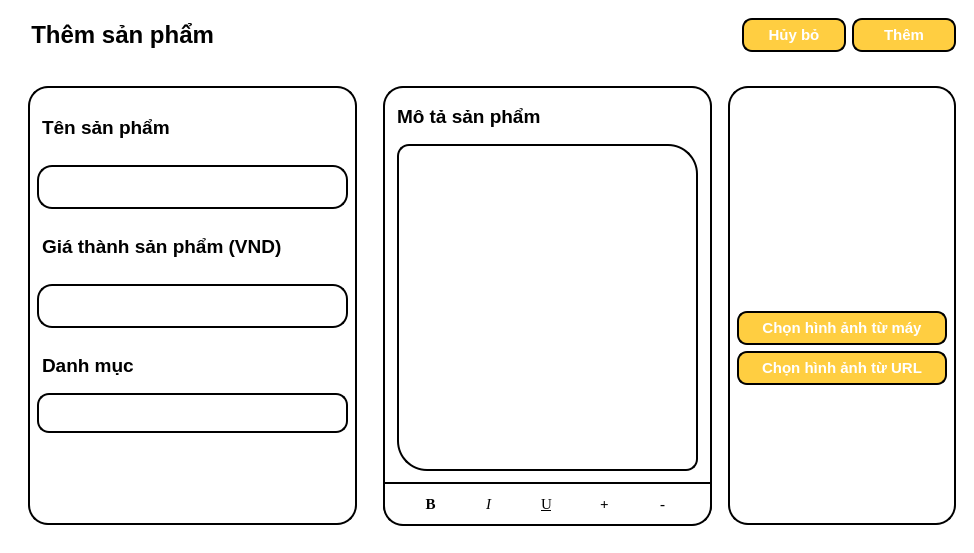
<?xml version="1.0" encoding="UTF-8"?>
<ui version="4.0">
 <class>MainWindow</class>
 <widget class="QMainWindow" name="MainWindow">
  <property name="geometry">
   <rect>
    <x>0</x>
    <y>0</y>
    <width>974</width>
    <height>553</height>
   </rect>
  </property>
  <property name="windowTitle">
   <string>MainWindow</string>
  </property>
  <property name="styleSheet">
   <string notr="true">background-color: white;
color: black;</string>
  </property>
  <widget class="QWidget" name="centralwidget">
   <layout class="QVBoxLayout" name="verticalLayout">
    <item>
     <widget class="QWidget" name="widget" native="true">
      <property name="styleSheet">
       <string notr="true">max-height: 60px;</string>
      </property>
      <layout class="QHBoxLayout" name="horizontalLayout_2">
       <item>
        <widget class="QLabel" name="l_title">
         <property name="font">
          <font>
           <family>Segoe UI</family>
           <pointsize>18</pointsize>
           <bold>true</bold>
          </font>
         </property>
         <property name="text">
          <string>  Thêm sản phẩm</string>
         </property>
        </widget>
       </item>
       <item>
        <widget class="QPushButton" name="cancel">
         <property name="font">
          <font>
           <family>Segoe UI</family>
           <pointsize>11</pointsize>
           <bold>true</bold>
          </font>
         </property>
         <property name="styleSheet">
          <string notr="true">QPushButton{
	border: 2px solid black;
	height: 30px;
	border-radius: 10px;
	background-color: #FFCE41;
	color: white;
	max-width: 100px;
	min-width: 100px;
}

QPushButton::hover{
	border: 3px solid black;
	height: 30px;
	border-radius: 10px;
	background-color: #FFCE41;
	max-width: 100px;
	min-width: 100px;
}

QPushButton::pressed{
	border: 3px solid black;
	height: 30px;
	border-radius: 10px;
	background-color: rgb(234, 188, 59);
	max-width: 100px;
	min-width: 100px;
}</string>
         </property>
         <property name="text">
          <string>Hủy bỏ</string>
         </property>
        </widget>
       </item>
       <item>
        <widget class="QPushButton" name="add">
         <property name="font">
          <font>
           <family>Segoe UI</family>
           <pointsize>11</pointsize>
           <bold>true</bold>
          </font>
         </property>
         <property name="styleSheet">
          <string notr="true">QPushButton{
	border: 2px solid black;
	height: 30px;
	border-radius: 10px;
	background-color: #FFCE41;
	color: white;
	max-width: 100px;
	min-width: 100px;
}

QPushButton::hover{
	border: 3px solid black;
	height: 30px;
	border-radius: 10px;
	background-color: #FFCE41;
	max-width: 100px;
	min-width: 100px;
}

QPushButton::pressed{
	border: 3px solid black;
	height: 30px;
	border-radius: 10px;
	background-color: rgb(234, 188, 59);
	max-width: 100px;
	min-width: 100px;
}</string>
         </property>
         <property name="text">
          <string>Thêm</string>
         </property>
        </widget>
       </item>
      </layout>
     </widget>
    </item>
    <item>
     <widget class="QWidget" name="widget_2" native="true">
      <layout class="QHBoxLayout" name="horizontalLayout">
       <item>
        <widget class="QWidget" name="widget_5" native="true">
         <property name="styleSheet">
          <string notr="true">QWidget{
	/*max-height: 380px;*/
	background-color: white;
	color: black;
	border-radius: 20px;
	border: 2px solid black;
	margin: 10px;
}</string>
         </property>
         <layout class="QVBoxLayout" name="verticalLayout_4">
          <item>
           <widget class="QWidget" name="widget_3" native="true">
            <property name="styleSheet">
             <string notr="true">background-color: transparent;
border: 0px;
margin: 0px;
padding: 0px;
min-height: 15px;
max-height: 15px;</string>
            </property>
           </widget>
          </item>
          <item>
           <widget class="QLabel" name="name">
            <property name="font">
             <font>
              <family>Segoe UI</family>
              <pointsize>14</pointsize>
              <bold>true</bold>
             </font>
            </property>
            <property name="styleSheet">
             <string notr="true">border: 0px;</string>
            </property>
            <property name="text">
             <string>Tên sản phẩm</string>
            </property>
           </widget>
          </item>
          <item>
           <widget class="QLineEdit" name="line_name">
            <property name="font">
             <font>
              <family>Segoe UI</family>
              <pointsize>12</pointsize>
             </font>
            </property>
            <property name="styleSheet">
             <string notr="true">padding: 5px;
border: 2px solid black;
border-radius: 15px;
height: 30px;
margin: 10px;</string>
            </property>
           </widget>
          </item>
          <item>
           <widget class="QLabel" name="price">
            <property name="font">
             <font>
              <family>Segoe UI</family>
              <pointsize>14</pointsize>
              <bold>true</bold>
             </font>
            </property>
            <property name="styleSheet">
             <string notr="true">border: 0px;</string>
            </property>
            <property name="text">
             <string>Giá thành sản phẩm (VND)</string>
            </property>
           </widget>
          </item>
          <item>
           <widget class="QLineEdit" name="line_price">
            <property name="styleSheet">
             <string notr="true">padding: 5px;
border: 2px solid black;
border-radius: 15px;
height: 30px;
margin: 10px;</string>
            </property>
            <property name="inputMask">
             <string notr="true"/>
            </property>
            <property name="text">
             <string notr="true"/>
            </property>
            <property name="frame">
             <bool>false</bool>
            </property>
           </widget>
          </item>
          <item>
           <widget class="QLabel" name="tag">
            <property name="font">
             <font>
              <family>Segoe UI</family>
              <pointsize>14</pointsize>
              <bold>true</bold>
             </font>
            </property>
            <property name="styleSheet">
             <string notr="true">border: 0px;</string>
            </property>
            <property name="text">
             <string>Danh mục</string>
            </property>
           </widget>
          </item>
          <item>
           <widget class="QComboBox" name="tag_name">
            <property name="styleSheet">
             <string notr="true">QComboBox{
	height: 30px;
	padding: 3px;
	border: 2px solid black;
	margin-top: 0px;
	border-radius: 12px;
	padding-left: 15px;
}

QComboBox::drop-down {
    border-color: transparent;
}

QComboBox QAbstractItemView {
    border: 1px solid gray;
    box-shadow: transparent;
	border-radius: 0px;
	margin: 0px;
}</string>
            </property>
           </widget>
          </item>
          <item>
           <spacer name="verticalSpacer_2">
            <property name="orientation">
             <enum>Qt::Orientation::Vertical</enum>
            </property>
            <property name="sizeHint" stdset="0">
             <size>
              <width>20</width>
              <height>40</height>
             </size>
            </property>
           </spacer>
          </item>
         </layout>
        </widget>
       </item>
       <item>
        <widget class="QWidget" name="widget_6" native="true">
         <property name="styleSheet">
          <string notr="true">background-color: white;
color: black;
border-radius: 20px;
border: 2px solid black;
margin: 10px;</string>
         </property>
         <layout class="QVBoxLayout" name="verticalLayout_8">
          <item>
           <widget class="QLabel" name="discription">
            <property name="font">
             <font>
              <family>Segoe UI</family>
              <pointsize>14</pointsize>
              <bold>true</bold>
             </font>
            </property>
            <property name="styleSheet">
             <string notr="true">border: 0px;
padding-top: 10px;</string>
            </property>
            <property name="text">
             <string>Mô tả sản phẩm</string>
            </property>
           </widget>
          </item>
          <item>
           <widget class="QTextEdit" name="textEdit">
            <property name="font">
             <font>
              <family>Segoe UI</family>
              <pointsize>12</pointsize>
             </font>
            </property>
            <property name="styleSheet">
             <string notr="true">padding: 5px;
border: 2px solid black;
margin: 15px;
margin-top: 0px;
margin-bottom: 5px;
border-radius: 30px;
border-top-left-radius: 12px;
border-bottom-right-radius: 12px;</string>
            </property>
            <property name="verticalScrollBarPolicy">
             <enum>Qt::ScrollBarPolicy::ScrollBarAlwaysOff</enum>
            </property>
            <property name="horizontalScrollBarPolicy">
             <enum>Qt::ScrollBarPolicy::ScrollBarAlwaysOff</enum>
            </property>
            <property name="html">
             <string>&lt;!DOCTYPE HTML PUBLIC &quot;-//W3C//DTD HTML 4.0//EN&quot; &quot;http://www.w3.org/TR/REC-html40/strict.dtd&quot;&gt;
&lt;html&gt;&lt;head&gt;&lt;meta name=&quot;qrichtext&quot; content=&quot;1&quot; /&gt;&lt;meta charset=&quot;utf-8&quot; /&gt;&lt;style type=&quot;text/css&quot;&gt;
p, li { white-space: pre-wrap; }
hr { height: 1px; border-width: 0; }
li.unchecked::marker { content: &quot;\2610&quot;; }
li.checked::marker { content: &quot;\2612&quot;; }
&lt;/style&gt;&lt;/head&gt;&lt;body style=&quot; font-family:'Segoe UI'; font-size:12pt; font-weight:400; font-style:normal;&quot;&gt;
&lt;p style=&quot;-qt-paragraph-type:empty; margin-top:0px; margin-bottom:0px; margin-left:0px; margin-right:0px; -qt-block-indent:0; text-indent:0px;&quot;&gt;&lt;br /&gt;&lt;/p&gt;&lt;/body&gt;&lt;/html&gt;</string>
            </property>
            <property name="placeholderText">
             <string/>
            </property>
           </widget>
          </item>
          <item>
           <widget class="QWidget" name="widget_9" native="true">
            <property name="styleSheet">
             <string notr="true">margin: 0px;
margin-left: 1px;
margin-right: 1px;
border: 2px solid black;
min-height: 35px;
max-height: 35px;
padding-bottom: 5px;
border-top-left-radius: 0px;
border-top-right-radius: 0px;</string>
            </property>
            <layout class="QHBoxLayout" name="horizontalLayout_7">
             <item>
              <widget class="QPushButton" name="bold">
               <property name="font">
                <font>
                 <family>Times New Roman</family>
                 <pointsize>11</pointsize>
                 <italic>false</italic>
                 <bold>true</bold>
                </font>
               </property>
               <property name="styleSheet">
                <string notr="true">QPushButton{
	margin: 0px;
	border: 0px;
	min-height: 25px;
	max-height: 25px;
	min-width: 25px;
	max-width: 25px;
	background-color: white;
	border-radius: 8px;
	padding: 0px;
}
QPushButton::hover{
	margin: 0px;
	border: 0px;
	min-height: 25px;
	max-height: 25px;
	min-width: 25px;
	max-width: 25px;
	background-color: #eeeeee;	
	border-radius: 8px;
	padding: 0px;
}
QPushButton::pressed{
	margin: 0px;
	border: 0px;
	min-height: 25px;
	max-height: 25px;
	min-width: 25px;
	max-width: 25px;
	background-color: gray;	
	border-radius: 8px;
	padding: 0px;
}</string>
               </property>
               <property name="text">
                <string>B</string>
               </property>
              </widget>
             </item>
             <item>
              <widget class="QPushButton" name="italic">
               <property name="font">
                <font>
                 <family>Times New Roman</family>
                 <pointsize>11</pointsize>
                 <italic>true</italic>
                </font>
               </property>
               <property name="styleSheet">
                <string notr="true">QPushButton{
	margin: 0px;
	border: 0px;
	min-height: 25px;
	max-height: 25px;
	min-width: 25px;
	max-width: 25px;
	background-color: white;
	border-radius: 8px;
	padding: 0px;
}
QPushButton::hover{
	margin: 0px;
	border: 0px;
	min-height: 25px;
	max-height: 25px;
	min-width: 25px;
	max-width: 25px;
	background-color: #eeeeee;	
	border-radius: 8px;
	padding: 0px;
}
QPushButton::pressed{
	margin: 0px;
	border: 0px;
	min-height: 25px;
	max-height: 25px;
	min-width: 25px;
	max-width: 25px;
	background-color: gray;	
	border-radius: 8px;
	padding: 0px;
}</string>
               </property>
               <property name="text">
                <string>I</string>
               </property>
              </widget>
             </item>
             <item>
              <widget class="QPushButton" name="underline">
               <property name="font">
                <font>
                 <family>Times New Roman</family>
                 <pointsize>11</pointsize>
                 <italic>false</italic>
                 <underline>true</underline>
                </font>
               </property>
               <property name="styleSheet">
                <string notr="true">QPushButton{
	margin: 0px;
	border: 0px;
	min-height: 25px;
	max-height: 25px;
	min-width: 25px;
	max-width: 25px;
	background-color: white;
	border-radius: 8px;
	padding: 0px;
}
QPushButton::hover{
	margin: 0px;
	border: 0px;
	min-height: 25px;
	max-height: 25px;
	min-width: 25px;
	max-width: 25px;
	background-color: #eeeeee;	
	border-radius: 8px;
	padding: 0px;
}
QPushButton::pressed{
	margin: 0px;
	border: 0px;
	min-height: 25px;
	max-height: 25px;
	min-width: 25px;
	max-width: 25px;
	background-color: gray;	
	border-radius: 8px;
	padding: 0px;
}</string>
               </property>
               <property name="text">
                <string>U</string>
               </property>
              </widget>
             </item>
             <item>
              <widget class="QPushButton" name="increase">
               <property name="font">
                <font>
                 <family>Times New Roman</family>
                 <pointsize>11</pointsize>
                 <italic>false</italic>
                 <bold>true</bold>
                </font>
               </property>
               <property name="styleSheet">
                <string notr="true">QPushButton{
	margin: 0px;
	border: 0px;
	min-height: 25px;
	max-height: 25px;
	min-width: 25px;
	max-width: 25px;
	background-color: white;
	border-radius: 8px;
	padding: 0px;
}
QPushButton::hover{
	margin: 0px;
	border: 0px;
	min-height: 25px;
	max-height: 25px;
	min-width: 25px;
	max-width: 25px;
	background-color: #eeeeee;	
	border-radius: 8px;
	padding: 0px;
}
QPushButton::pressed{
	margin: 0px;
	border: 0px;
	min-height: 25px;
	max-height: 25px;
	min-width: 25px;
	max-width: 25px;
	background-color: gray;	
	border-radius: 8px;
	padding: 0px;
}</string>
               </property>
               <property name="text">
                <string>+</string>
               </property>
              </widget>
             </item>
             <item>
              <widget class="QPushButton" name="decrease">
               <property name="font">
                <font>
                 <family>Times New Roman</family>
                 <pointsize>11</pointsize>
                 <italic>false</italic>
                 <bold>true</bold>
                </font>
               </property>
               <property name="styleSheet">
                <string notr="true">QPushButton{
	margin: 0px;
	border: 0px;
	min-height: 25px;
	max-height: 25px;
	min-width: 25px;
	max-width: 25px;
	background-color: white;
	border-radius: 8px;
	padding: 0px;
}
QPushButton::hover{
	margin: 0px;
	border: 0px;
	min-height: 25px;
	max-height: 25px;
	min-width: 25px;
	max-width: 25px;
	background-color: #eeeeee;	
	border-radius: 8px;
	padding: 0px;
}
QPushButton::pressed{
	margin: 0px;
	border: 0px;
	min-height: 25px;
	max-height: 25px;
	min-width: 25px;
	max-width: 25px;
	background-color: gray;	
	border-radius: 8px;
	padding: 0px;
}</string>
               </property>
               <property name="text">
                <string>-</string>
               </property>
              </widget>
             </item>
            </layout>
           </widget>
          </item>
         </layout>
        </widget>
       </item>
       <item>
        <widget class="QWidget" name="widget_4" native="true">
         <property name="styleSheet">
          <string notr="true">background-color: white;
border: 2px solid black;
border-radius: 20px;
margin-top: 10px;
margin-bottom: 10px;</string>
         </property>
         <layout class="QVBoxLayout" name="verticalLayout_2">
          <item>
           <widget class="QLabel" name="image">
            <property name="styleSheet">
             <string notr="true">max-width: 200px;
min-width: 200px;
max-height: 200px;
min-height: 200px;

background-color: white;
border: 0px;
border-radius: 0px;
margin: 5px;
margin-top: 15px;</string>
            </property>
            <property name="text">
             <string/>
            </property>
           </widget>
          </item>
          <item>
           <widget class="QPushButton" name="choose_image">
            <property name="font">
             <font>
              <family>Segoe UI</family>
              <pointsize>11</pointsize>
              <bold>true</bold>
             </font>
            </property>
            <property name="styleSheet">
             <string notr="true">QPushButton{
	border: 2px solid black;
	height: 30px;
	border-radius: 10px;
	background-color: #FFCE41;
	color: white;
	max-height: 30px;
	min-height: 30px;
	margin: 0px;
}

QPushButton::hover{
	border: 3px solid black;
	height: 30px;
	border-radius: 10px;
	background-color: #FFCE41;
	max-height: 30px;
	min-height: 30px;
	margin: 0px;
}

QPushButton::pressed{
	border: 3px solid black;
	height: 30px;
	border-radius: 10px;
	background-color: rgb(234, 188, 59);
	max-height: 30px;
	min-height: 30px;
	margin: 0px;
}</string>
            </property>
            <property name="text">
             <string>Chọn hình ảnh từ máy</string>
            </property>
           </widget>
          </item>
          <item>
           <widget class="QPushButton" name="choose_image_url">
            <property name="font">
             <font>
              <family>Segoe UI</family>
              <pointsize>11</pointsize>
              <bold>true</bold>
             </font>
            </property>
            <property name="styleSheet">
             <string notr="true">QPushButton{
	border: 2px solid black;
	height: 30px;
	border-radius: 10px;
	background-color: #FFCE41;
	color: white;
	max-height: 30px;
	min-height: 30px;
	margin: 0px;
}

QPushButton::hover{
	border: 3px solid black;
	height: 30px;
	border-radius: 10px;
	background-color: #FFCE41;
	max-height: 30px;
	min-height: 30px;
	margin: 0px;
}

QPushButton::pressed{
	border: 3px solid black;
	height: 30px;
	border-radius: 10px;
	background-color: rgb(234, 188, 59);
	max-height: 30px;
	min-height: 30px;
	margin: 0px;
}</string>
            </property>
            <property name="text">
             <string>Chọn hình ảnh từ URL</string>
            </property>
           </widget>
          </item>
          <item>
           <spacer name="verticalSpacer">
            <property name="orientation">
             <enum>Qt::Orientation::Vertical</enum>
            </property>
            <property name="sizeHint" stdset="0">
             <size>
              <width>20</width>
              <height>40</height>
             </size>
            </property>
           </spacer>
          </item>
         </layout>
        </widget>
       </item>
      </layout>
     </widget>
    </item>
   </layout>
  </widget>
 </widget>
 <resources/>
 <connections/>
</ui>
